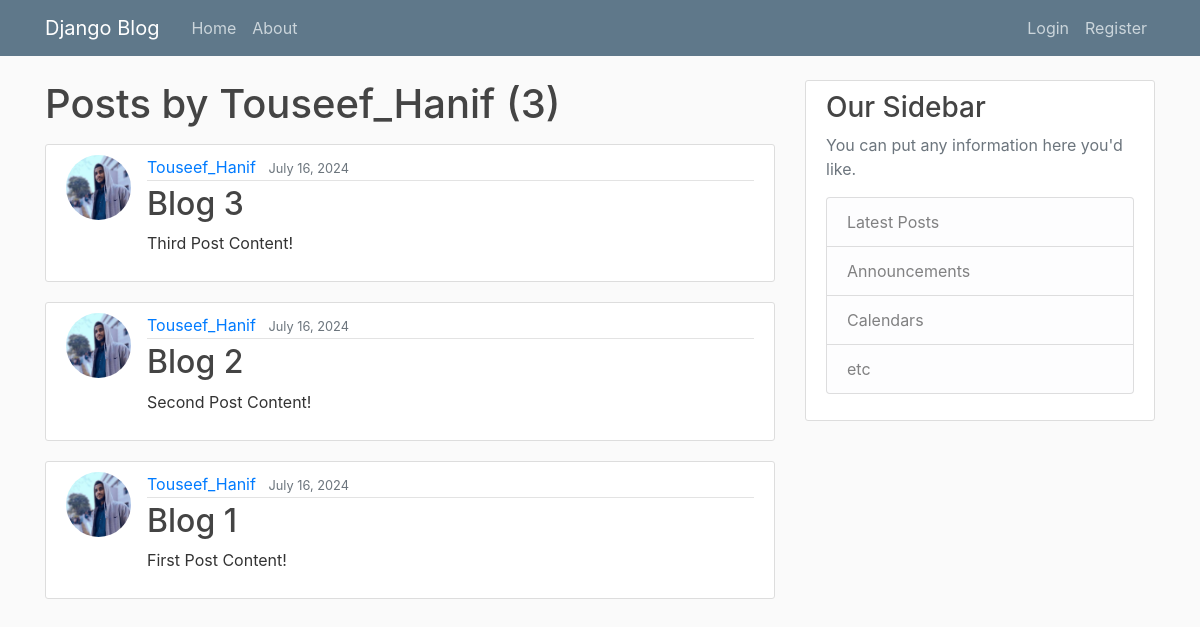
Before: /user/Touseef_Hanif with the older database file.
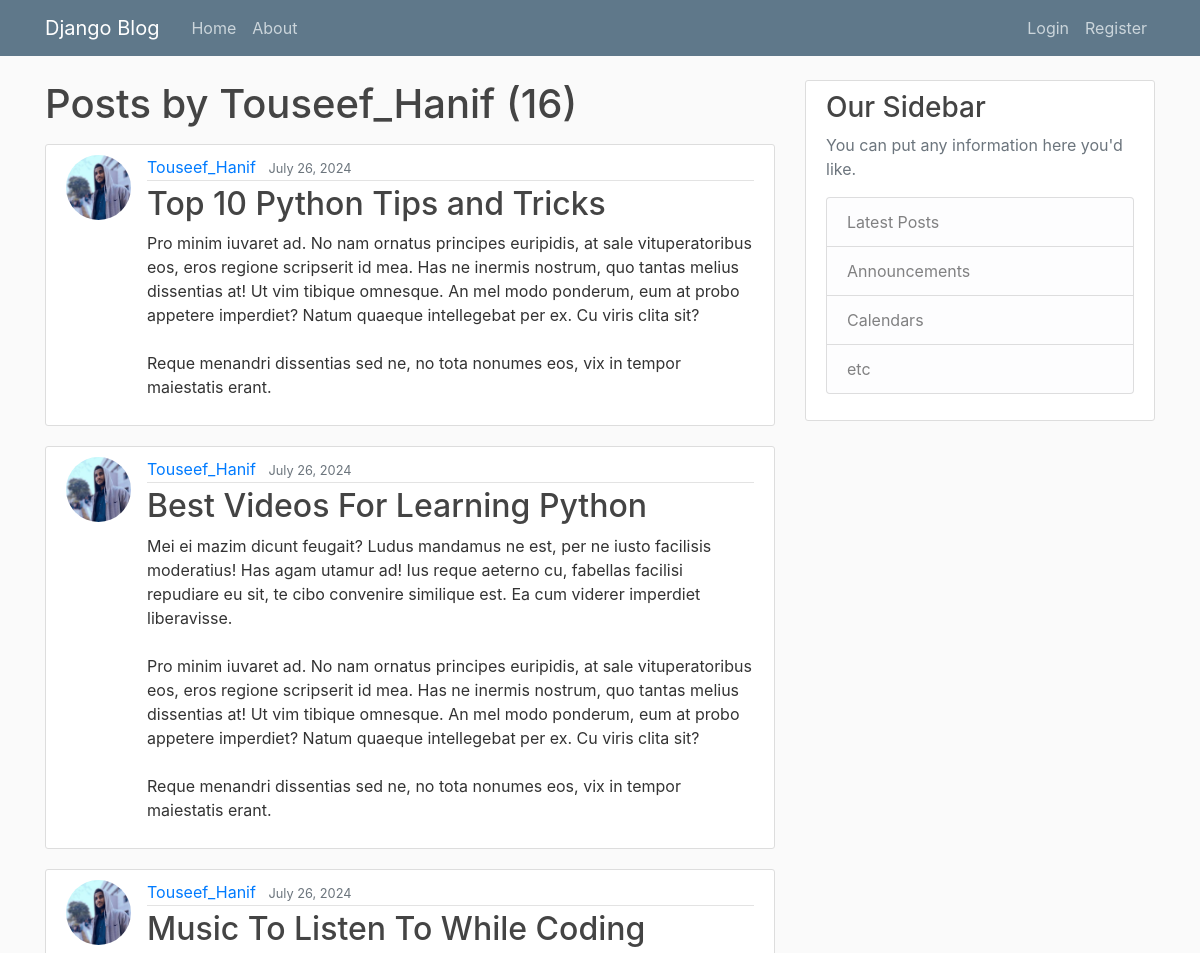
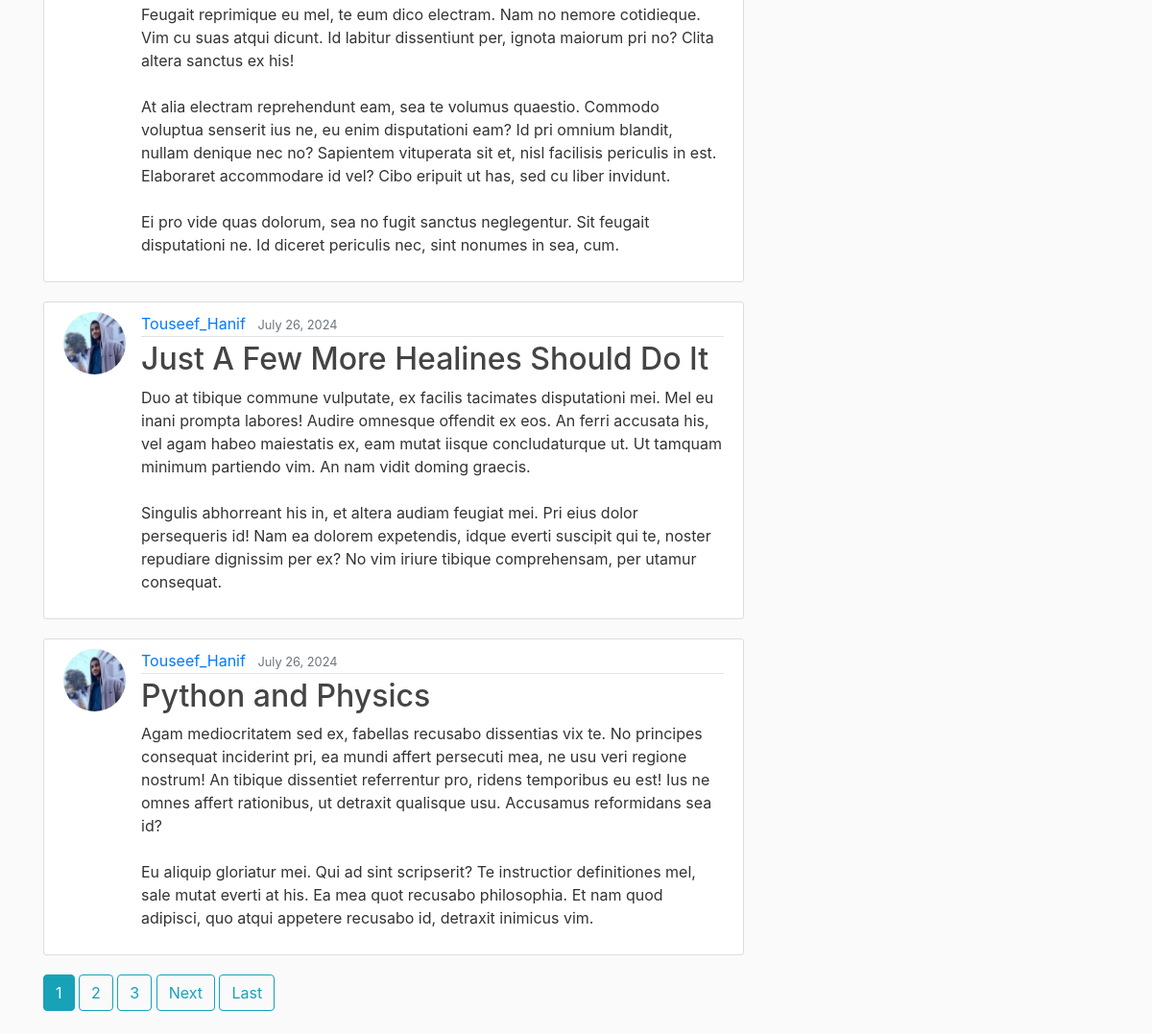
After: the same page with the newer database file (2 pictures, top to bottom).
### blog/models.py (models this page shows, shortened)
class Post(models.Model):
    title = models.CharField(max_length=100)
    content = models.TextField()
    date_posted = models.DateTimeField(default=timezone.now)
    author = models.ForeignKey(User, on_delete=models.CASCADE)

### users/models.py (models this page shows, shortened)
class Profile(models.Model):
    user = models.OneToOneField(User, on_delete=models.CASCADE)
    image = models.ImageField(default='default.jpg', upload_to='profile_pics')

### blog/views.py (the view)
# urls.py: path('user/<str:username>', UserPostListView.as_view(), name='user-posts'),
class UserPostListView(ListView):
    model = Post
    template_name = 'blog/user_posts.html'
    context_object_name = 'posts'
    paginate_by = 5
    def get_queryset(self):
        user = get_object_or_404(User, username=self.kwargs.get('username'))
        return Post.objects.filter(author=user).order_by('-date_posted')

### blog/templates/blog/user_posts.html (shortened to what this page needs)
{% extends "blog/base.html"%} {% block content%}
<h1 class ="mb-3">Posts by {{view.kwargs.username }} ({{page_obj.paginator.count}})</h1>
{% for post in posts %}
<article class="media content-section">
  <img
    class="rounded-circle article-img"
    src="{{ post.author.profile.image.url }}"
    alt="User Image"
  />
  <div class="media-body">
    <div class="article-metadata">
      <a class="mr-2" href="{% url 'user-posts' post.author.username %}">{{ post.author }}</a>
      <small class="text-muted">{{ post.date_posted|date:'F d, Y' }}</small>
    </div>
    <h2><a class="article-title" href="{% url 'post-detail' post.id %}">{{ post.title }}</a></h2>
    <p class="article-content">{{ post.content }}</p>
  </div>
</article>
{% endfor %}
{% if is_paginated%}
{% for num in page_obj.paginator.page_range%}
  {% if page_obj.number == num %}
  <a class="btn btn-info mb-4" href="?page={{ num }}">{{ num }}</a>
  {% elif num > page_obj.number|add:-3 and num < page_obj.number|add:3 %}
  <a class="btn btn-outline-info mb-4" href="?page={{ num }}">{{ num }}</a>
  {% endif %}
  {% endfor %}
  {% if page_obj.has_next %}
  <a class="btn btn-outline-info mb-4" href="?page={{ page_obj.next_page_number }}">Next</a>
  <a class="btn btn-outline-info mb-4" href="?page={{ page_obj.paginator.num_pages }}">Last</a>
  {% endif %}
{% endif%}
{% endblock content%}

Changed rows visible on the page:
no longer on this page (row edited): Post: author.profile.image (picture), author "Touseef_Hanif", date_posted "July 16, 2024", title "Blog 3", content "Third Post Content!"
removed Post: author.profile.image (picture), author "Touseef_Hanif", date_posted "July 16, 2024", title "Blog 2", content "Second Post Content!"
removed Post: author.profile.image (picture), author "Touseef_Hanif", date_posted "July 16, 2024", title "Blog 1", content "First Post Content!"
added Post: author.profile.image (picture), author "Touseef_Hanif", date_posted "July 26, 2024", title "Top 10 Python Tips and Tricks", content "Pro minim iuvaret ad. No nam ornatus principes euripidis, at sale vituperatoribus eos, eros regione scripserit id mea. Has ne inermis nostrum, quo tantas melius dissentias at! Ut vim tibique omnesque. An mel modo ponderum, eum at probo appetere imperdiet? Natum quaeque intellegebat per ex. Cu viris clita sit? Reque menandri dissentias sed ne, no tota nonumes eos, vix in tempor maiestatis erant."
added Post: author.profile.image (picture), author "Touseef_Hanif", date_posted "July 26, 2024", title "Best Videos For Learning Python", content "Mei ei mazim dicunt feugait? Ludus mandamus ne est, per ne iusto facilisis moderatius! Has agam utamur ad! Ius reque aeterno cu, fabellas facilisi repudiare eu sit, te cibo convenire similique est. Ea cum viderer imperdiet liberavisse. Pro minim iuvaret ad. No nam ornatus principes euripidis, at sale vituperatoribus eos, eros regione scripserit id mea. Has ne inermis nostrum, quo tantas melius dissentias at! Ut vim tibique omnesque. An mel modo ponderum, eum at probo appetere imperdiet? Natum quaeque intellegebat per ex. Cu viris clita sit? Reque menandri dissentias sed ne, no tota nonumes eos, vix in tempor maiestatis erant."
added Post: author.profile.image (picture), author "Touseef_Hanif", date_posted "July 26, 2024", title "Music To Listen To While Coding", content "Feugait reprimique eu mel, te eum dico electram. Nam no nemore cotidieque. Vim cu suas atqui dicunt. Id labitur dissentiunt per, ignota maiorum pri no? Clita altera sanctus ex his! At alia electram reprehendunt eam, sea te volumus quaestio. Commodo voluptua senserit ius ne, eu enim disputationi eam? Id pri omnium blandit, nullam denique nec no? Sapientem vituperata sit et, nisl facilisis periculis in est. Elaboraret accommodare id vel? Cibo eripuit ut has, sed cu liber invidunt. Ei pro vide quas dolorum, sea no fugit sanctus neglegentur. Sit feugait disputationi ne. Id diceret periculis nec, sint nonumes in sea, cum."
added Post: author.profile.image (picture), author "Touseef_Hanif", date_posted "July 26, 2024", title "Just A Few More Healines Should Do It", content "Duo at tibique commune vulputate, ex facilis tacimates disputationi mei. Mel eu inani prompta labores! Audire omnesque offendit ex eos. An ferri accusata his, vel agam habeo maiestatis ex, eam mutat iisque concludaturque ut. Ut tamquam minimum partiendo vim. An nam vidit doming graecis. Singulis abhorreant his in, et altera audiam feugiat mei. Pri eius dolor persequeris id! Nam ea dolorem expetendis, idque everti suscipit qui te, noster repudiare dignissim per ex? No vim iriure tibique comprehensam, per utamur consequat."
added Post: author.profile.image (picture), author "Touseef_Hanif", date_posted "July 26, 2024", title "Python and Physics", content "Agam mediocritatem sed ex, fabellas recusabo dissentias vix te. No principes consequat inciderint pri, ea mundi affert persecuti mea, ne usu veri regione nostrum! An tibique dissentiet referrentur pro, ridens temporibus eu est! Ius ne omnes affert rationibus, ut detraxit qualisque usu. Accusamus reformidans sea id? Eu aliquip gloriatur mei. Qui ad sint scripserit? Te instructior definitiones mel, sale mutat everti at his. Ea mea quot recusabo philosophia. Et nam quod adipisci, quo atqui appetere recusabo id, detraxit inimicus vim."
Other visible differences:
{{ page_obj.paginator.count }}: "3" → "16"
new list line: "1"
new list line: "2"
new list line: "3"
text now shown: "Next Last"
